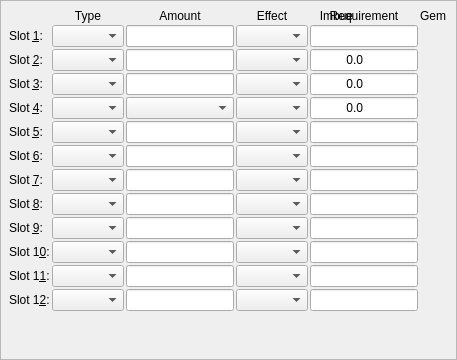
             <widget class="QFrame" name="ItemFrame">
              <property name="sizePolicy">
               <sizepolicy hsizetype="Expanding" vsizetype="Expanding">
                <horstretch>1</horstretch>
                <verstretch>0</verstretch>
               </sizepolicy>
              </property>
              <property name="frameShape">
               <enum>QFrame::StyledPanel</enum>
              </property>
              <layout class="QGridLayout">
               <property name="leftMargin">
                <number>8</number>
               </property>
               <property name="topMargin">
                <number>8</number>
               </property>
               <property name="rightMargin">
                <number>8</number>
               </property>
               <property name="bottomMargin">
                <number>8</number>
               </property>
               <property name="spacing">
                <number>2</number>
               </property>
               <item row="1" column="4">
                <widget class="QLabel" name="ImbuePoints0">
                 <property name="sizePolicy">
                  <sizepolicy hsizetype="Preferred" vsizetype="Preferred">
                   <horstretch>0</horstretch>
                   <verstretch>0</verstretch>
                  </sizepolicy>
                 </property>
                 <property name="text">
                  <string>0.0</string>
                 </property>
                 <property name="alignment">
                  <set>Qt::AlignRight|Qt::AlignTrailing|Qt::AlignVCenter</set>
                 </property>
                </widget>
               </item>
               <item row="4" column="2">
                <widget class="QLineEdit" name="AmountEdit3"/>
               </item>
               <item row="1" column="4" colspan="2">
                <widget class="QLineEdit" name="Requirement0">
                 <property name="sizePolicy">
                  <sizepolicy hsizetype="Expanding" vsizetype="Fixed">
                   <horstretch>0</horstretch>
                   <verstretch>0</verstretch>
                  </sizepolicy>
                 </property>
                </widget>
               </item>
               <item row="6" column="2">
                <widget class="QComboBox" name="AmountStatic5">
                 <property name="maxVisibleItems">
                  <number>20</number>
                 </property>
                </widget>
               </item>
               <item row="1" column="2">
                <widget class="QComboBox" name="AmountStatic0">
                 <property name="maxVisibleItems">
                  <number>20</number>
                 </property>
                </widget>
               </item>
               <item row="5" column="2">
                <widget class="QComboBox" name="AmountStatic4">
                 <property name="maxVisibleItems">
                  <number>20</number>
                 </property>
                </widget>
               </item>
               <item row="1" column="0">
                <widget class="QLabel" name="SlotLabel0">
                 <property name="text">
                  <string>Slot &amp;1:</string>
                 </property>
                 <property name="buddy">
                  <cstring>EffectType0</cstring>
                 </property>
                </widget>
               </item>
               <item row="1" column="1" alignment="Qt::AlignLeft">
                <widget class="QComboBox" name="EffectType0">
                 <property name="maxVisibleItems">
                  <number>20</number>
                 </property>
                 <property name="modelColumn">
                  <number>0</number>
                 </property>
                </widget>
               </item>
               <item row="6" column="0">
                <widget class="QLabel" name="SlotLabel5">
                 <property name="text">
                  <string>Slot &amp;6:</string>
                 </property>
                 <property name="buddy">
                  <cstring>EffectType5</cstring>
                 </property>
                </widget>
               </item>
               <item row="6" column="2">
                <widget class="QLineEdit" name="AmountEdit5"/>
               </item>
               <item row="0" column="1">
                <widget class="QLabel" name="EffectTypeLabel">
                 <property name="text">
                  <string>Type</string>
                 </property>
                 <property name="alignment">
                  <set>Qt::AlignCenter</set>
                 </property>
                </widget>
               </item>
               <item row="6" column="1">
                <widget class="QComboBox" name="EffectType5">
                 <property name="maxVisibleItems">
                  <number>20</number>
                 </property>
                </widget>
               </item>
               <item row="0" column="6">
                <widget class="QLabel" name="GemNameLabel">
                 <property name="text">
                  <string>Gem</string>
                 </property>
                 <property name="alignment">
                  <set>Qt::AlignCenter</set>
                 </property>
                </widget>
               </item>
               <item row="4" column="2">
                <widget class="QComboBox" name="AmountStatic3">
                 <property name="maxVisibleItems">
                  <number>20</number>
                 </property>
                </widget>
               </item>
               <item row="1" column="6">
                <widget class="QLabel" name="GemName0">
                 <property name="text">
                  <string/>
                 </property>
                </widget>
               </item>
               <item row="2" column="2">
                <widget class="QComboBox" name="AmountStatic1">
                 <property name="maxVisibleItems">
                  <number>20</number>
                 </property>
                </widget>
               </item>
               <item row="2" column="3">
                <widget class="QComboBox" name="Effect1">
                 <property name="maxVisibleItems">
                  <number>20</number>
                 </property>
                </widget>
               </item>
               <item row="3" column="2">
                <widget class="QComboBox" name="AmountStatic2">
                 <property name="maxVisibleItems">
                  <number>20</number>
                 </property>
                </widget>
               </item>
               <item row="1" column="3">
                <widget class="QComboBox" name="Effect0">
                 <property name="maxVisibleItems">
                  <number>20</number>
                 </property>
                </widget>
               </item>
               <item row="4" column="1">
                <widget class="QComboBox" name="EffectType3">
                 <property name="maxVisibleItems">
                  <number>20</number>
                 </property>
                </widget>
               </item>
               <item row="7" column="1">
                <widget class="QComboBox" name="EffectType6">
                 <property name="maxVisibleItems">
                  <number>20</number>
                 </property>
                </widget>
               </item>
               <item row="3" column="3">
                <widget class="QComboBox" name="Effect2">
                 <property name="maxVisibleItems">
                  <number>20</number>
                 </property>
                </widget>
               </item>
               <item row="7" column="2">
                <widget class="QLineEdit" name="AmountEdit6"/>
               </item>
               <item row="7" column="0">
                <widget class="QLabel" name="SlotLabel6">
                 <property name="text">
                  <string>Slot &amp;7:</string>
                 </property>
                 <property name="buddy">
                  <cstring>EffectType6</cstring>
                 </property>
                </widget>
               </item>
               <item row="7" column="4" colspan="2">
                <widget class="QLineEdit" name="Requirement6">
                 <property name="sizePolicy">
                  <sizepolicy hsizetype="Expanding" vsizetype="Fixed">
                   <horstretch>0</horstretch>
                   <verstretch>0</verstretch>
                  </sizepolicy>
                 </property>
                </widget>
               </item>
               <item row="2" column="1">
                <widget class="QComboBox" name="EffectType1">
                 <property name="maxVisibleItems">
                  <number>20</number>
                 </property>
                </widget>
               </item>
               <item row="3" column="0">
                <widget class="QLabel" name="SlotLabel2">
                 <property name="text">
                  <string>Slot &amp;3:</string>
                 </property>
                 <property name="buddy">
                  <cstring>EffectType2</cstring>
                 </property>
                </widget>
               </item>
               <item row="5" column="0">
                <widget class="QLabel" name="SlotLabel4">
                 <property name="text">
                  <string>Slot &amp;5:</string>
                 </property>
                 <property name="buddy">
                  <cstring>EffectType4</cstring>
                 </property>
                </widget>
               </item>
               <item row="4" column="0">
                <widget class="QLabel" name="SlotLabel3">
                 <property name="text">
                  <string>Slot &amp;4:</string>
                 </property>
                 <property name="buddy">
                  <cstring>EffectType3</cstring>
                 </property>
                </widget>
               </item>
               <item row="10" column="3">
                <widget class="QComboBox" name="Effect9">
                 <property name="maxVisibleItems">
                  <number>20</number>
                 </property>
                </widget>
               </item>
               <item row="10" column="4" colspan="2">
                <widget class="QLineEdit" name="Requirement9">
                 <property name="sizePolicy">
                  <sizepolicy hsizetype="Expanding" vsizetype="Fixed">
                   <horstretch>0</horstretch>
                   <verstretch>0</verstretch>
                  </sizepolicy>
                 </property>
                </widget>
               </item>
               <item row="12" column="3">
                <widget class="QComboBox" name="Effect11">
                 <property name="maxVisibleItems">
                  <number>20</number>
                 </property>
                </widget>
               </item>
               <item row="12" column="2">
                <widget class="QLineEdit" name="AmountEdit11"/>
               </item>
               <item row="8" column="4" colspan="2">
                <widget class="QLineEdit" name="Requirement7">
                 <property name="sizePolicy">
                  <sizepolicy hsizetype="Expanding" vsizetype="Fixed">
                   <horstretch>0</horstretch>
                   <verstretch>0</verstretch>
                  </sizepolicy>
                 </property>
                </widget>
               </item>
               <item row="5" column="1">
                <widget class="QComboBox" name="EffectType4">
                 <property name="maxVisibleItems">
                  <number>20</number>
                 </property>
                </widget>
               </item>
               <item row="3" column="1">
                <widget class="QComboBox" name="EffectType2">
                 <property name="maxVisibleItems">
                  <number>20</number>
                 </property>
                </widget>
               </item>
               <item row="12" column="4" colspan="2">
                <widget class="QLineEdit" name="Requirement11">
                 <property name="sizePolicy">
                  <sizepolicy hsizetype="Expanding" vsizetype="Fixed">
                   <horstretch>0</horstretch>
                   <verstretch>0</verstretch>
                  </sizepolicy>
                 </property>
                </widget>
               </item>
               <item row="6" column="4" colspan="2">
                <widget class="QLineEdit" name="Requirement5">
                 <property name="sizePolicy">
                  <sizepolicy hsizetype="Expanding" vsizetype="Fixed">
                   <horstretch>0</horstretch>
                   <verstretch>0</verstretch>
                  </sizepolicy>
                 </property>
                </widget>
               </item>
               <item row="11" column="3">
                <widget class="QComboBox" name="Effect10">
                 <property name="maxVisibleItems">
                  <number>20</number>
                 </property>
                </widget>
               </item>
               <item row="2" column="4" colspan="2">
                <widget class="QLineEdit" name="Requirement1">
                 <property name="sizePolicy">
                  <sizepolicy hsizetype="Expanding" vsizetype="Fixed">
                   <horstretch>0</horstretch>
                   <verstretch>0</verstretch>
                  </sizepolicy>
                 </property>
                </widget>
               </item>
               <item row="11" column="4" colspan="2">
                <widget class="QLineEdit" name="Requirement10">
                 <property name="sizePolicy">
                  <sizepolicy hsizetype="Expanding" vsizetype="Fixed">
                   <horstretch>0</horstretch>
                   <verstretch>0</verstretch>
                  </sizepolicy>
                 </property>
                </widget>
               </item>
               <item row="0" column="2">
                <widget class="QLabel" name="AmountLabel">
                 <property name="text">
                  <string>Amount</string>
                 </property>
                 <property name="alignment">
                  <set>Qt::AlignCenter</set>
                 </property>
                </widget>
               </item>
               <item row="9" column="4" colspan="2">
                <widget class="QLineEdit" name="Requirement8">
                 <property name="sizePolicy">
                  <sizepolicy hsizetype="Expanding" vsizetype="Fixed">
                   <horstretch>0</horstretch>
                   <verstretch>0</verstretch>
                  </sizepolicy>
                 </property>
                </widget>
               </item>
               <item row="5" column="4" colspan="2">
                <widget class="QLineEdit" name="Requirement4">
                 <property name="sizePolicy">
                  <sizepolicy hsizetype="Expanding" vsizetype="Fixed">
                   <horstretch>0</horstretch>
                   <verstretch>0</verstretch>
                  </sizepolicy>
                 </property>
                </widget>
               </item>
               <item row="4" column="4" colspan="2">
                <widget class="QLineEdit" name="Requirement3">
                 <property name="sizePolicy">
                  <sizepolicy hsizetype="Expanding" vsizetype="Fixed">
                   <horstretch>0</horstretch>
                   <verstretch>0</verstretch>
                  </sizepolicy>
                 </property>
                </widget>
               </item>
               <item row="2" column="0">
                <widget class="QLabel" name="SlotLabel1">
                 <property name="text">
                  <string>Slot &amp;2:</string>
                 </property>
                 <property name="buddy">
                  <cstring>EffectType1</cstring>
                 </property>
                </widget>
               </item>
               <item row="3" column="4" colspan="2">
                <widget class="QLineEdit" name="Requirement2">
                 <property name="sizePolicy">
                  <sizepolicy hsizetype="Expanding" vsizetype="Fixed">
                   <horstretch>0</horstretch>
                   <verstretch>0</verstretch>
                  </sizepolicy>
                 </property>
                </widget>
               </item>
               <item row="8" column="1">
                <widget class="QComboBox" name="EffectType7">
                 <property name="maxVisibleItems">
                  <number>20</number>
                 </property>
                </widget>
               </item>
               <item row="11" column="0">
                <widget class="QLabel" name="SlotLabel10">
                 <property name="text">
                  <string>Slot 1&amp;1:</string>
                 </property>
                 <property name="buddy">
                  <cstring>EffectType10</cstring>
                 </property>
                </widget>
               </item>
               <item row="0" column="4">
                <widget class="QLabel" name="ImbuePointsLabel">
                 <property name="text">
                  <string>Imbue</string>
                 </property>
                 <property name="alignment">
                  <set>Qt::AlignCenter</set>
                 </property>
                </widget>
               </item>
               <item row="7" column="3">
                <widget class="QComboBox" name="Effect6">
                 <property name="maxVisibleItems">
                  <number>20</number>
                 </property>
                </widget>
               </item>
               <item row="0" column="4" colspan="2">
                <widget class="QLabel" name="RequirementLabel">
                 <property name="text">
                  <string>Requirement</string>
                 </property>
                 <property name="alignment">
                  <set>Qt::AlignCenter</set>
                 </property>
                </widget>
               </item>
               <item row="0" column="3">
                <widget class="QLabel" name="EffectLabel">
                 <property name="text">
                  <string>Effect</string>
                 </property>
                 <property name="alignment">
                  <set>Qt::AlignCenter</set>
                 </property>
                </widget>
               </item>
               <item row="8" column="0">
                <widget class="QLabel" name="SlotLabel7">
                 <property name="text">
                  <string>Slot &amp;8:</string>
                 </property>
                 <property name="buddy">
                  <cstring>EffectType7</cstring>
                 </property>
                </widget>
               </item>
               <item row="8" column="3">
                <widget class="QComboBox" name="Effect7">
                 <property name="maxVisibleItems">
                  <number>20</number>
                 </property>
                </widget>
               </item>
               <item row="11" column="1">
                <widget class="QComboBox" name="EffectType10">
                 <property name="maxVisibleItems">
                  <number>20</number>
                 </property>
                </widget>
               </item>
               <item row="10" column="2">
                <widget class="QLineEdit" name="AmountEdit9"/>
               </item>
               <item row="10" column="0">
                <widget class="QLabel" name="SlotLabel9">
                 <property name="text">
                  <string>Slot 1&amp;0:</string>
                 </property>
                 <property name="buddy">
                  <cstring>EffectType9</cstring>
                 </property>
                </widget>
               </item>
               <item row="12" column="1">
                <widget class="QComboBox" name="EffectType11">
                 <property name="maxVisibleItems">
                  <number>20</number>
                 </property>
                </widget>
               </item>
               <item row="12" column="0">
                <widget class="QLabel" name="SlotLabel11">
                 <property name="text">
                  <string>Slot 1&amp;2:</string>
                 </property>
                 <property name="buddy">
                  <cstring>EffectType11</cstring>
                 </property>
                </widget>
               </item>
               <item row="11" column="2">
                <widget class="QLineEdit" name="AmountEdit10"/>
               </item>
               <item row="8" column="2">
                <widget class="QLineEdit" name="AmountEdit7"/>
               </item>
               <item row="9" column="3">
                <widget class="QComboBox" name="Effect8">
                 <property name="maxVisibleItems">
                  <number>20</number>
                 </property>
                </widget>
               </item>
               <item row="4" column="4">
                <widget class="QLabel" name="ImbuePoints3">
                 <property name="text">
                  <string>0.0</string>
                 </property>
                 <property name="alignment">
                  <set>Qt::AlignRight|Qt::AlignTrailing|Qt::AlignVCenter</set>
                 </property>
                </widget>
               </item>
               <item row="4" column="6">
                <widget class="QLabel" name="GemName3">
                 <property name="text">
                  <string/>
                 </property>
                </widget>
               </item>
               <item row="9" column="0">
                <widget class="QLabel" name="SlotLabel8">
                 <property name="text">
                  <string>Slot &amp;9:</string>
                 </property>
                 <property name="buddy">
                  <cstring>EffectType8</cstring>
                 </property>
                </widget>
               </item>
               <item row="13" column="0" colspan="8">
                <spacer>
                 <property name="orientation">
                  <enum>Qt::Vertical</enum>
                 </property>
                 <property name="sizeHint" stdset="0">
                  <size>
                   <width>20</width>
                   <height>40</height>
                  </size>
                 </property>
                </spacer>
               </item>
               <item row="10" column="1">
                <widget class="QComboBox" name="EffectType9">
                 <property name="maxVisibleItems">
                  <number>20</number>
                 </property>
                </widget>
               </item>
               <item row="2" column="6">
                <widget class="QLabel" name="GemName1">
                 <property name="text">
                  <string/>
                 </property>
                </widget>
               </item>
               <item row="9" column="2">
                <widget class="QLineEdit" name="AmountEdit8"/>
               </item>
               <item row="3" column="4">
                <widget class="QLabel" name="ImbuePoints2">
                 <property name="text">
                  <string>0.0</string>
                 </property>
                 <property name="alignment">
                  <set>Qt::AlignRight|Qt::AlignTrailing|Qt::AlignVCenter</set>
                 </property>
                </widget>
               </item>
               <item row="2" column="4">
                <widget class="QLabel" name="ImbuePoints1">
                 <property name="text">
                  <string>0.0</string>
                 </property>
                 <property name="alignment">
                  <set>Qt::AlignRight|Qt::AlignTrailing|Qt::AlignVCenter</set>
                 </property>
                </widget>
               </item>
               <item row="3" column="6">
                <widget class="QLabel" name="GemName2">
                 <property name="text">
                  <string/>
                 </property>
                </widget>
               </item>
               <item row="0" column="7" rowspan="13">
                <spacer>
                 <property name="orientation">
                  <enum>Qt::Horizontal</enum>
                 </property>
                 <property name="sizeType">
                  <enum>QSizePolicy::Expanding</enum>
                 </property>
                 <property name="sizeHint" stdset="0">
                  <size>
                   <width>0</width>
                   <height>20</height>
                  </size>
                 </property>
                </spacer>
               </item>
               <item row="6" column="6">
                <widget class="QLabel" name="GemName5">
                 <property name="text">
                  <string/>
                 </property>
                </widget>
               </item>
               <item row="4" column="3">
                <widget class="QComboBox" name="Effect3">
                 <property name="maxVisibleItems">
                  <number>20</number>
                 </property>
                </widget>
               </item>
               <item row="5" column="3">
                <widget class="QComboBox" name="Effect4">
                 <property name="maxVisibleItems">
                  <number>20</number>
                 </property>
                </widget>
               </item>
               <item row="5" column="6">
                <widget class="QLabel" name="GemName4">
                 <property name="text">
                  <string/>
                 </property>
                </widget>
               </item>
               <item row="2" column="2">
                <widget class="QLineEdit" name="AmountEdit1"/>
               </item>
               <item row="1" column="2">
                <widget class="QLineEdit" name="AmountEdit0"/>
               </item>
               <item row="3" column="2">
                <widget class="QLineEdit" name="AmountEdit2"/>
               </item>
               <item row="5" column="2">
                <widget class="QLineEdit" name="AmountEdit4"/>
               </item>
               <item row="9" column="1">
                <widget class="QComboBox" name="EffectType8">
                 <property name="maxVisibleItems">
                  <number>20</number>
                 </property>
                </widget>
               </item>
               <item row="6" column="3">
                <widget class="QComboBox" name="Effect5">
                 <property name="maxVisibleItems">
                  <number>20</number>
                 </property>
                </widget>
               </item>
              </layout>
              <zorder>RequirementLabel</zorder>
              <zorder>Requirement0</zorder>
              <zorder>Effect4</zorder>
              <zorder>Effect5</zorder>
              <zorder>Effect3</zorder>
              <zorder>EffectType8</zorder>
              <zorder>AmountEdit1</zorder>
              <zorder>AmountEdit0</zorder>
              <zorder>AmountEdit2</zorder>
              <zorder>AmountEdit4</zorder>
              <zorder>ImbuePoints0</zorder>
              <zorder>EffectType0</zorder>
              <zorder>AmountEdit3</zorder>
              <zorder>AmountEdit5</zorder>
              <zorder>AmountStatic0</zorder>
              <zorder>AmountStatic4</zorder>
              <zorder>AmountStatic5</zorder>
              <zorder>SlotLabel0</zorder>
              <zorder>GemName0</zorder>
              <zorder>AmountStatic3</zorder>
              <zorder>GemNameLabel</zorder>
              <zorder>EffectTypeLabel</zorder>
              <zorder>EffectType5</zorder>
              <zorder>SlotLabel5</zorder>
              <zorder>AmountStatic1</zorder>
              <zorder>Requirement6</zorder>
              <zorder>AmountStatic2</zorder>
              <zorder>Effect0</zorder>
              <zorder>AmountEdit6</zorder>
              <zorder>Effect1</zorder>
              <zorder>EffectType3</zorder>
              <zorder>EffectType6</zorder>
              <zorder>Effect2</zorder>
              <zorder>SlotLabel4</zorder>
              <zorder>SlotLabel6</zorder>
              <zorder>SlotLabel3</zorder>
              <zorder>EffectType2</zorder>
              <zorder>EffectType4</zorder>
              <zorder>EffectType1</zorder>
              <zorder>SlotLabel2</zorder>
              <zorder>Effect9</zorder>
              <zorder>AmountEdit11</zorder>
              <zorder>Requirement9</zorder>
              <zorder>Effect11</zorder>
              <zorder>Requirement7</zorder>
              <zorder>Effect10</zorder>
              <zorder>Requirement8</zorder>
              <zorder>Requirement5</zorder>
              <zorder>Requirement11</zorder>
              <zorder>Requirement10</zorder>
              <zorder>Requirement1</zorder>
              <zorder>Requirement4</zorder>
              <zorder>SlotLabel1</zorder>
              <zorder>AmountLabel</zorder>
              <zorder>Requirement3</zorder>
              <zorder>Requirement2</zorder>
              <zorder>ImbuePointsLabel</zorder>
              <zorder>EffectLabel</zorder>
              <zorder>EffectType7</zorder>
              <zorder>Effect6</zorder>
              <zorder>SlotLabel10</zorder>
              <zorder>SlotLabel7</zorder>
              <zorder>AmountEdit9</zorder>
              <zorder>EffectType10</zorder>
              <zorder>Effect7</zorder>
              <zorder>AmountEdit10</zorder>
              <zorder>SlotLabel9</zorder>
              <zorder>SlotLabel8</zorder>
              <zorder>SlotLabel11</zorder>
              <zorder>AmountEdit7</zorder>
              <zorder>EffectType11</zorder>
              <zorder>Effect8</zorder>
              <zorder>AmountEdit8</zorder>
              <zorder>GemName3</zorder>
              <zorder>ImbuePoints3</zorder>
              <zorder>EffectType9</zorder>
              <zorder>GemName1</zorder>
              <zorder>GemName2</zorder>
              <zorder>ImbuePoints2</zorder>
              <zorder>ImbuePoints1</zorder>
              <zorder>GemName4</zorder>
              <zorder>GemName5</zorder>
             </widget>
